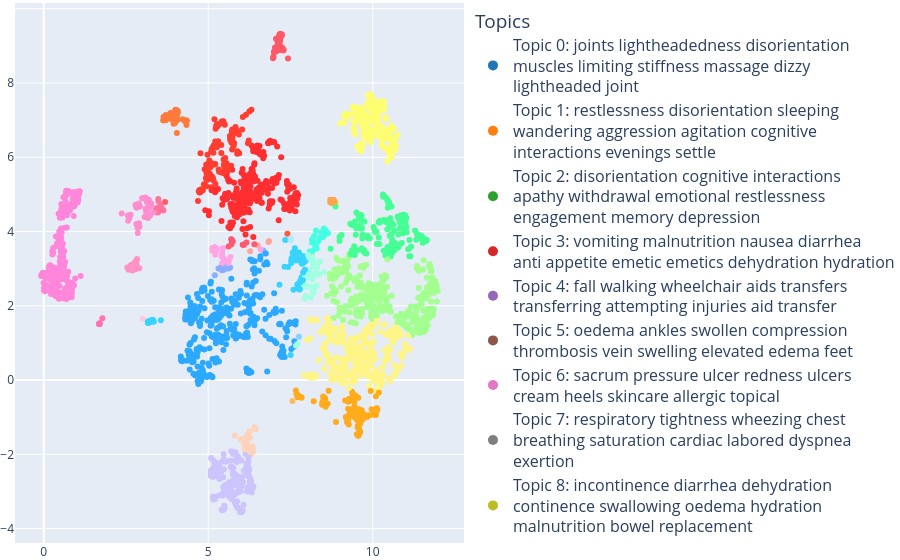

The notebook cell this image was saved under:
### Code cell
unmet_matave, unmet_cluster_topics, unmet_metrics = matave_compute(unmet_texts)

### Figure 1 — Plotly figure (JSON) as saved in the notebook; plotly's stock layout.template omitted (floating-point values rounded to 4 significant figures; data arrays with more than 128 entries replaced by an {"elided": "..."} marker saying what was removed)
{"data": [{"customdata": {"elided": "2879x9 float values"}, "hovertemplate": "<b>%{text}</b><br>Topic 0: %{customdata[0]}<br>Topic 1: %{customdata[1]}<br>Topic 2: %{customdata[2]}<br>Topic 3: %{customdata[3]}<br>Topic 4: %{customdata[4]}<br>Topic 5: %{customdata[5]}<br>Topic 6: %{customdata[6]}<br>Topic 7: %{customdata[7]}<br>Topic 8: %{customdata[8]}", "marker": {"color": {"elided": "2879 str values"}, "opacity": 1, "size": 6}, "mode": "markers", "showlegend": false, "text": {"elided": "2879 str values"}, "type": "scatter", "x": {"elided": "2879 float values"}, "y": {"elided": "2879 float values"}}, {"marker": {"color": "#1f77b4", "size": 10}, "mode": "markers", "name": "Topic 0: joints lightheadedness disorientation<br>muscles limiting stiffness massage dizzy<br>lightheaded joint", "showlegend": true, "type": "scatter", "x": [null], "y": [null]}, {"marker": {"color": "#ff7f0e", "size": 10}, "mode": "markers", "name": "Topic 1: restlessness disorientation sleeping<br>wandering aggression agitation cognitive<br>interactions evenings settle", "showlegend": true, "type": "scatter", "x": [null], "y": [null]}, {"marker": {"color": "#2ca02c", "size": 10}, "mode": "markers", "name": "Topic 2: disorientation cognitive interactions<br>apathy withdrawal emotional restlessness<br>engagement memory depression", "showlegend": true, "type": "scatter", "x": [null], "y": [null]}, {"marker": {"color": "#d62728", "size": 10}, "mode": "markers", "name": "Topic 3: vomiting malnutrition nausea diarrhea<br>anti appetite emetic emetics dehydration hydration", "showlegend": true, "type": "scatter", "x": [null], "y": [null]}, {"marker": {"color": "#9467bd", "size": 10}, "mode": "markers", "name": "Topic 4: fall walking wheelchair aids transfers<br>transferring attempting injuries aid transfer", "showlegend": true, "type": "scatter", "x": [null], "y": [null]}, {"marker": {"color": "#8c564b", "size": 10}, "mode": "markers", "name": "Topic 5: oedema ankles swollen compression<br>thrombosis vein swelling elevated edema feet", "showlegend": true, "type": "scatter", "x": [null], "y": [null]}, {"marker": {"color": "#e377c2", "size": 10}, "mode": "markers", "name": "Topic 6: sacrum pressure ulcer redness ulcers<br>cream heels skincare allergic topical", "showlegend": true, "type": "scatter", "x": [null], "y": [null]}, {"marker": {"color": "#7f7f7f", "size": 10}, "mode": "markers", "name": "Topic 7: respiratory tightness wheezing chest<br>breathing saturation cardiac labored dyspnea<br>exertion", "showlegend": true, "type": "scatter", "x": [null], "y": [null]}, {"marker": {"color": "#bcbd22", "size": 10}, "mode": "markers", "name": "Topic 8: incontinence diarrhea dehydration<br>continence swallowing oedema hydration<br>malnutrition bowel replacement", "showlegend": true, "type": "scatter", "x": [null], "y": [null]}], "layout": {"legend": {"font": {"size": 16}, "itemclick": false, "itemdoubleclick": false, "title": {"text": "Topics"}}, "margin": {"b": 0, "l": 0, "r": 0, "t": 0}, "title": {"text": ""}}}
